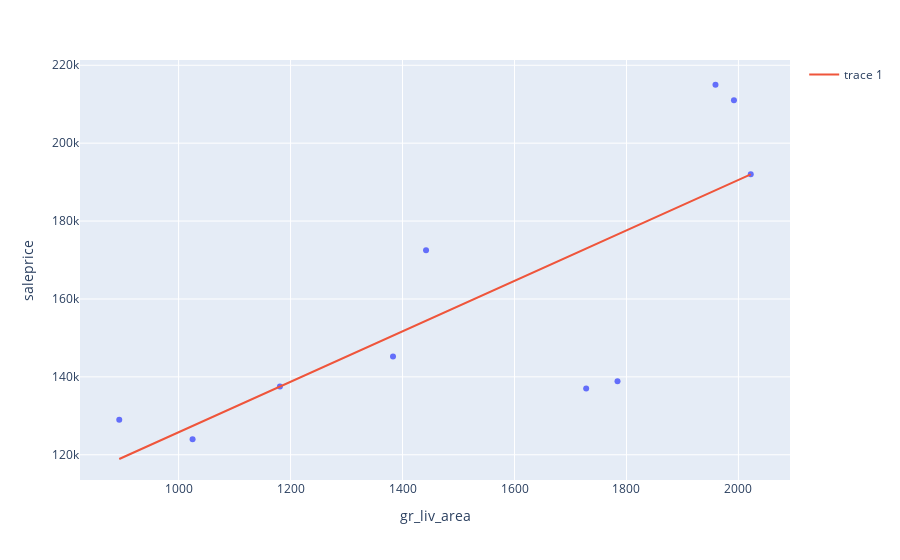

Notebook code cell kept with this figure:
### Markdown cell above
We can plot our LAD fitted line on our scatterplot:

### Code cell
# plot the LAD fitted line on top of the scatterplot
fig = px.scatter(sample_ames_clean, x='gr_liv_area', y='saleprice') 
fig.add_trace(
    go.Scatter(x=sample_ames_clean['gr_liv_area'], 
               y=lad_fit.intercept_ + sample_ames_clean['gr_liv_area'] * lad_fit.coef_[0], 
               mode='lines')
)

### Figure 1 — Plotly figure (JSON) as saved in the notebook; plotly's stock layout.template omitted (floating-point values rounded to 4 significant figures)
{"data": [{"hovertemplate": "gr_liv_area=%{x}<br>saleprice=%{y}<extra></extra>", "legendgroup": "", "marker": {"color": "#636efa", "symbol": "circle"}, "mode": "markers", "name": "", "orientation": "v", "showlegend": false, "type": "scatter", "x": [1728, 1025, 894, 2022, 1784, 1992, 1442, 1959, 1383, 1181], "xaxis": "x", "y": [137000, 124000, 129000, 192000, 138887, 211000, 172500, 215000, 145250, 137500], "yaxis": "y"}, {"mode": "lines", "type": "scatter", "x": [1728, 1025, 894, 2022, 1784, 1992, 1442, 1959, 1383, 1181], "y": [172900.0, 127400.0, 118900.0, 192000.0, 176600.0, 190000.0, 154400.0, 187900.0, 150600.0, 137500.0]}], "layout": {"legend": {"tracegroupgap": 0}, "margin": {"t": 60}, "xaxis": {"anchor": "y", "domain": [0, 1], "title": {"text": "gr_liv_area"}}, "yaxis": {"anchor": "x", "domain": [0, 1], "title": {"text": "saleprice"}}}}
